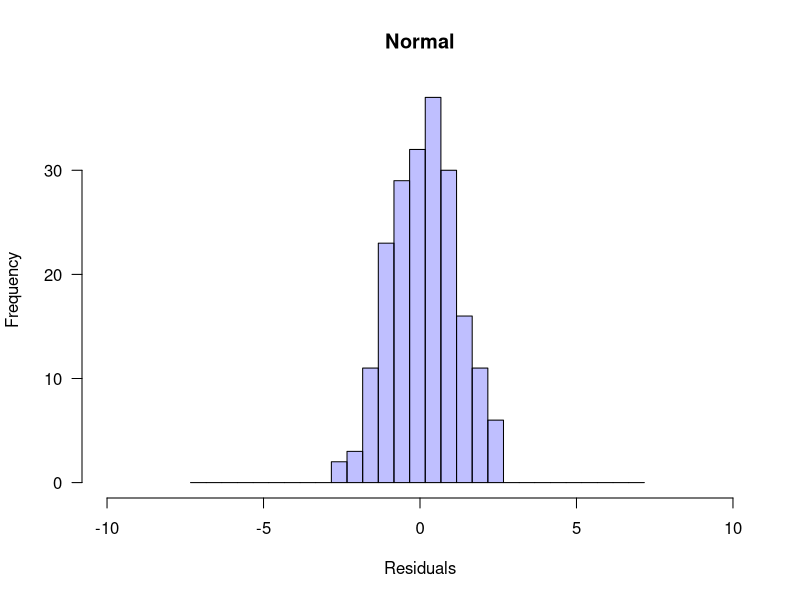

Recreate this plot in R. (Note: this script raises an error after producing the figure.)
## ---- chunk 1
knitr::opts_chunk$set(echo = FALSE)
## ---- chunk 2
set.seed(12345)
n <- 200
x_norm <- rnorm(n=n, mean=0, sd=1)
x_stu <- rt(n=n, df=2.5)
summary(x_norm)
summary(x_stu)
## ---- chunk 3
(max_abs <- max(abs(c(x_norm, x_stu))))
breaks <- seq(-max_abs, max_abs, 0.5)

cols <- c("norm"=rgb(0,0,1,1/4), "stu"=rgb(1,0,0,1/4))

abs_thresh <- 10
x_lim <- c(-abs_thresh, abs_thresh)

p1 <- hist(x_norm, breaks=breaks, xlim=x_lim, las=1, col=cols["norm"],
           main="Normal", xlab="Residuals")

p2 <- hist(x_stu, breaks=breaks, xlim=x_lim, las=1, col=cols["stu"],
           main="Student", xlab="Residuals")

plot(p1, col=cols["norm"], xlim=x_lim, las=1,
     main="Normal vs Student", xlab="Residuals")
plot(p2, col=cols["stu"], xlim=x_lim, add=T)
legend("topright", bty="n", legend=c("Normal(sd=1)", "Student(nu=2.5)"), fill=cols)

qqplot(x_norm, x_norm,
       xlab="Normal", ylab="Normal")
qqline(x_norm)

qqplot(x_norm, x_stu[abs(x_stu) <= abs_thresh],
       xlab="Normal", ylab="Student")
qqline(x_norm)
